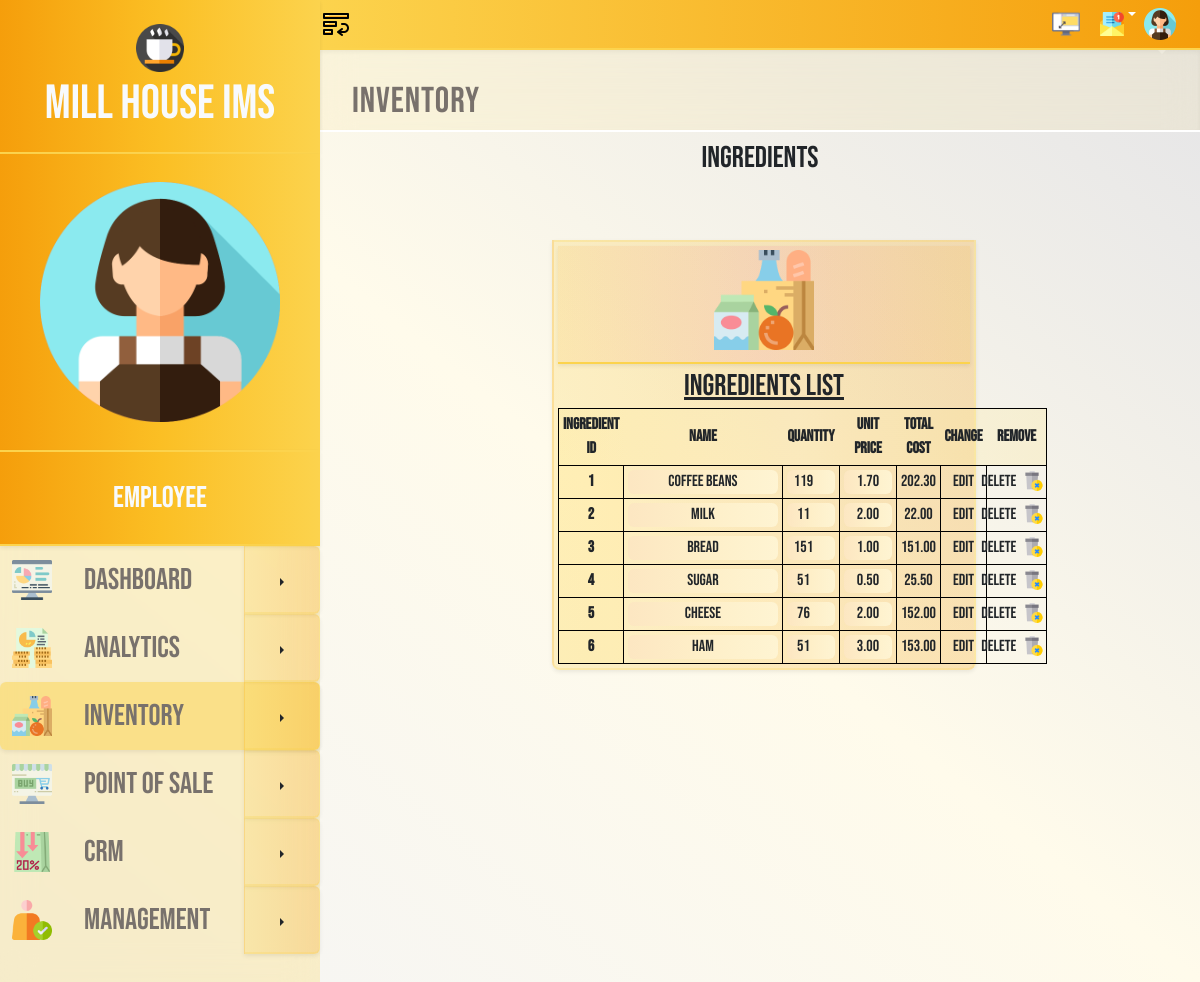
Page /inventory-ingredients.php (signed in) on the committed database.
### tables this page shows
CREATE TABLE `ingredient` (
  `ingredient_id` int(11) NOT NULL,
  `name` varchar(255) DEFAULT NULL,
  `quantity` int(11) DEFAULT NULL,
  `unit_price` decimal(10,2) NOT NULL,
  `total` decimal(10,2) DEFAULT NULL
);

### functions/inventory/ingredients_table.php (the view, shortened to what this page needs)
<?php
include('functions/index/connection2data.php');
function getIngredients($connection) {
    $stmt = $connection->query("SELECT ingredient_id, name, quantity, unit_price, total FROM ingredient");
    return $stmt->fetchAll(PDO::FETCH_ASSOC);
}
$ingredients = getIngredients($connection);
?>
<!DOCTYPE html>
<html lang="en">
<body>
    <h2 class="text-3xl mb-3">Ingredients</h2><br><br>
    <div class="flex justify-center h-[500px]">
        <div class=" w-2/4 ">
             <div class="border-2   bg-gradient-to-r from-amber-300/25  to-amber-500/25  border-amber-300/25 shadow-sm ml-2 mb-8 p-1 rounded-b-lg">
        <li class=" text-white text-2xl p-1  text-center shadow-sm justify-center bg-gradient-to-r from-amber-500/10 via-pink-500/10 to-amber-500/10 border-b-2 border-amber-300 grid place-items-center" >
            <img class=" fill-current  h-[100px] w-[100px]  mb-2" focusable="false"  src="./UI/inventory.png">
          </li>
          <h3 class="underline text-3xl p-1">Ingredients List</h3>
    <table class="w-full">
        <thead>
            <tr class="bg-gradient-to-r from-amber-200/25 via-amber-100/25 to-amber-200/25 border border-black font-bold ">
                <th class="text-center p-1">Ingredient ID</th>
                <th class="text-center p-1">Name</th>
                <th class="text-center p-1">Quantity</th>
                <th class="text-center p-1">Unit Price</th>
                <th class="text-center p-1">Total Cost</th>
                <th class="text-center p-1">Change</th>
                <th class="text-center p-1">Remove</th>
            </tr>
        </thead>
        <tbody>
            <?php foreach ($ingredients as $ingredient): ?>
            <tr class="border border-black" id="row-<?= $ingredient['ingredient_id'] ?>">
                <form id="edit-form-<?= $ingredient['ingredient_id'] ?>" method="POST" action="./functions/inventory/update_ingredient.php">
                    <td class="text-center bg-amber-200/25 border border-black p-1 font-bold w-12"><?= htmlspecialchars($ingredient['ingredient_id']) ?></td>
                    <td class="text-center border border-black p-1 ">
                        <input class="w-[150px] text-center bg-gradient-to-r from-amber-500/25 via-amber-400/25 to-amber-300/25 border-none   rounded" type="text" name="name" value="<?= htmlspecialchars($ingredient['name']) ?>" readonly>
                    </td>
                    <td class="text-center border border-black p-1 ">
                        <input class="text-center w-12 bg-gradient-to-r from-amber-500/25 via-amber-400/25 to-amber-300/25 border-none   rounded" type="number" name="quantity" value="<?= htmlspecialchars($ingredient['quantity']) ?>" readonly>
                    </td>
                    <td class="text-center border border-black p-1 ">
                        <input class="text-center w-12 bg-gradient-to-r from-amber-500/25 via-amber-400/25 to-amber-300/25 border-none   rounded" type="text" name="unit_price" value="<?= htmlspecialchars($ingredient['unit_price']) ?>" readonly>
                    </td>
                    <td class="text-center border border-black p-1 "><?= htmlspecialchars($ingredient['total']) ?></td>
                    <td class="text-center border border-black p-1 ">
                        <div class="flex justify-center transition ease-in duration-200 transform hover:-translate-y-1 active:translate-y-0">
                        <input type="button" id="edit-button-<?= $ingredient['ingredient_id'] ?>" value="Edit" onclick="toggleEdit(<?= $ingredient['ingredient_id'] ?>)">
                        </div>
                    </td>
                </form>
                <td class="text-center border border-black p-1 ">
                    <form method="POST" action="./functions/inventory/delete_ingredient.php">
                         <div class="flex justify-center transition ease-in duration-200 transform hover:-translate-y-1 active:translate-y-0">
                        <input type="submit" name="delete" value="Delete" onclick="return confirm('Are you sure you want to delete this item?');">
                        <img class="h-5 w-5 mx-2 self-center mb-0.5"  src="./UI/delete.png">
                        </div>
                    </form>
                </td>
            </tr>
            <?php endforeach; ?>
        </tbody>
    </table>
</div>
</body>
</html>

### inventory-ingredients.php (shortened to what this page needs)
<?php
  $role = $_SESSION['IMS_user'];
 ?>
<!DOCTYPE html>
<html lang="en">
<head>
<link href="./CSS/dashboard.css" rel="stylesheet"  />
  <script src="https://cdn.tailwindcss.com"></script>
  <link rel="stylesheet" href="https://cdnjs.cloudflare.com/ajax/libs/font-awesome/5.15.3/css/all.min.css">
  <link href="https://cdn.jsdelivr.net/npm/bootstrap@5.3.3/dist/css/bootstrap.min.css" rel="stylesheet">
</head>
<body>
  <div class="flex min-h-screen bg-gradient-to-tr from-zinc-100 via-amber-50 to-zinc-200">
  <nav id="Sidebarcontainer" class="w-80 flex-shrink-0">
    <div class="flex-auto bg-amber-300 bg-opacity-25 backdrop-filter backdrop-blur-lg h-full ">
      <div class="flex flex-col  ">
        <ul class="relative m-0 p-0 list-none h-full  ">
          <li class=" text-white text-2xl p-4  text-center shadow-sm justify-center bg-gradient-to-r from-amber-500 via-amber-400 to-amber-300 border-b-2 border-amber-300 grid place-items-center " >
            <img class=" fill-current  h-12 w-12  mb-2" focusable="false"  src="./UI/logo.png">
          <span class=" bg-gradient-to-t from-slate-50 to-slate-50 bg-clip-text text-transparent text-5xl" style="  font-family: 'Bebas Neue';">  Mill House IMS </span>
          </li>
          <li class="text-black p-4 w-full flex relative shadow-sm justify-start bg-gradient-to-r from-amber-500 via-amber-400 to-amber-300">
            <div class="grid place-content-center pr-4 my-1">
              <img src="./UI/barista.png" class="">
            </div>
          </li>
          <li class="p-4 w-full flex relative shadow-sm bg-gradient-to-r from-amber-500 via-amber-400 to-amber-300  border-amber-300 border-y-2 border-amber-300 ">
            <div class="flex-auto my-1 text-center">
              <span   class=" bg-gradient-to-t from-slate-50 to-slate-50 bg-clip-text text-transparent text-3xl" style="  font-family: 'Bebas Neue';"><?= $role['role'] ?></span>
            </div>
          </li>
          <div class="text-blue-400 flex relative  hover:bg-amber-300/50 cursor-pointer btn-group dropend"  >
            <div class=" mr-4 my-auto ml-3 " onclick="dashpage()">
                   <img class=" fill-current mr-4 h-10 w-10 flex justify-center items-center"  src="./UI/dashboard.png" >
            </div>
            <div class="flex-auto my-3  btn-secondary" onclick="dashpage()">
              <span class=" bg-stone-500 bg-clip-text text-transparent text-3xl"  style="  font-family: 'Bebas Neue';">Dashboard</span>
            </div>
            <button type="button" class="bg-gradient-to-r from-amber-300/25 to-amber-500/25 border-b-2 border-amber-300/25 shadow-sm  btn  dropdown-toggle dropdown-toggle-split" data-bs-toggle="dropdown" aria-expanded="false">
          </div>
          <div class="text-blue-400 flex relative  hover:bg-amber-300/50 cursor-pointer btn-group dropend">
            <div class=" mr-4 my-auto ml-3" onclick="analyticspage()">
              <img class=" fill-current mr-4 h-10 w-10 flex justify-center items-center" focusable="false"  src="./UI/analytics.png">
            </div>
            <div class="flex-auto  my-3 btn-secondary" onclick="analyticspage()">
              <span   class=" bg-stone-500 bg-clip-text text-transparent text-3xl pr-[13px]" style="  font-family: 'Bebas Neue';">Analytics</span>
            </div>
            <button type="button" class="bg-gradient-to-r from-amber-300/25 to-amber-500/25 border-b-2 border-amber-300/25 shadow-sm  btn  dropdown-toggle dropdown-toggle-split" data-bs-toggle="dropdown" aria-expanded="false">
          </div>
          <div class="text-blue-400 flex relative bg-amber-300/50  hover:bg-amber-300/50 cursor-pointer btn-group dropend shadow-sm" >
            <div class=" mr-4 my-auto ml-3" onclick="inventorypage()">
              <img class=" fill-current mr-4 h-10 w-10 flex justify-center items-center" focusable="false" src="./UI/inventory.png">
            </div>
            <div class="flex-auto  my-3 btn-secondary selected" onclick="inventorypage()">
              <span   class=" bg-stone-500 bg-clip-text text-transparent text-3xl pr-[10px] " style="  font-family: 'Bebas Neue';">Inventory</span>
            </div>
             <button type="button" class="bg-gradient-to-r from-amber-300/25 to-amber-500/25 border-b-2 border-amber-300/25 shadow-sm  btn  dropdown-toggle dropdown-toggle-split" data-bs-toggle="dropdown" aria-expanded="false">
          </div>
          <div class=" flex relative  hover:bg-amber-300/50   cursor-pointer btn-group dropend" >
            <div class=" mr-4 my-auto ml-3" onclick="POSpage()">
              <img class=" fill-current mr-4 h-10 w-10 flex justify-center items-center" focusable="false" src="./UI/POS.png">
            </div>
            <div class="flex-auto  my-3 btn-secondary " onclick="POSpage()">
              <span  id="shrinktxt" class=" bg-stone-500 bg-clip-text text-transparent text-3xl " style="  font-family: 'Bebas Neue';">Point Of Sale</span>
            </div>
            <button id="POSBO" type="button" class="w-11 bg-gradient-to-r from-amber-300/25 to-amber-500/25 border-b-2 border-amber-300/25 shadow-sm  btn  dropdown-toggle dropdown-toggle-split" data-bs-toggle="dropdown" aria-expanded="false">
          </div>
          <div class="text-blue-400 flex relative  hover:bg-amber-300/50  cursor-pointer btn-group dropend">
            <div class=" mr-4 my-auto ml-3" onclick="CRMpage()">
              <img class=" fill-current mr-4 h-10 w-10 flex justify-center items-center" focusable="false"  src="./UI/CRM.png">
            </div>
            <div class="flex-auto  my-3 btn-secondary " onclick="CRMpage()">
              <span   class=" bg-stone-500 bg-clip-text text-transparent text-3xl pr-[69px]" style="  font-family: 'Bebas Neue';">CRM</span>
            </div>
            <button type="button" class="bg-gradient-to-r from-amber-300/25 to-amber-500/25 border-b-2 border-amber-300/25 shadow-sm  btn  dropdown-toggle dropdown-toggle-split" data-bs-toggle="dropdown" aria-expanded="false">
          </div>
          <div class="text-blue-400 flex relative  hover:bg-amber-300/50 cursor-pointer btn-group dropend">
            <div class=" mr-4 my-auto ml-3" onclick="managementpage()">
              <img class=" fill-current mr-4 h-10 w-10 flex justify-center items-center" focusable="false"  src="./UI/security.png">
            </div>
            <div class="flex-auto  my-3 btn-secondary" onclick="managementpage()">
              <span id="shrinktxt2"  class=" bg-stone-500 bg-clip-text text-transparent text-3xl" style="  font-family: 'Bebas Neue';">Management</span>
            </div>
            <button type="button" id="ManBo" class="w-[41px] bg-gradient-to-r from-amber-300/25 to-amber-500/25 border-b-2 border-amber-300/25 shadow-sm  btn  dropdown-toggle dropdown-toggle-split" data-bs-toggle="dropdown" aria-expanded="false">
          </div>
        </ul>
      </div>
    </div>
  </nav>
  <div class="flex flex-col w-full">
    <header class="text-white bg-gradient-to-r from-amber-300 to-amber-500 border-b-2 border-amber-300 bg-opacity-25  left-auto top-0 right-0">
      <div class="h-12 px-6 flex relative items-center justify-end">
        <button id="fsButton" class="flex  text-white hover:text-gray-200 focus:outline-none pr-3">
<img class="h-7 w-7"  src="./UI/fullscreen.png">
        </button>
        <button id="SidebarBO" class="flex 0 text-white hover:text-gray-200 focus:outline-none absolute  left-0">
<img class="h-8 w-8"  src="./UI/menu.png">
        </button>
        <button class="flex mx-2 btn-secondary dropdown-toggle" type="button" data-bs-toggle="dropdown" aria-expanded="false">
<img class="h-6 w-6"  src="./UI/notification.png">
        </button>
        <button class=" h-8 w-8  btn-secondary dropdown-toggle" type="button" data-bs-toggle="dropdown" aria-expanded="false">
          <img class="h-full w-full object-cover" src="./UI/barista.png" alt="ProfileLogout">
        </button>
      </div>
    </header>
    <div class="text-black  p-1
               shadow-inner border-b-2 border-white bg-amber-300 bg-opacity-10 backdrop-filter backdrop-blur-lg flex flex-shrink-0 flex-col">
      <div class="flex items-start p-4 h-12" >
        <span class="text-2xl tracking-wide flex items-start p-1 h-12 self-start bg-stone-500 bg-clip-text bg-clip-text text-transparent text-4xl" style="  font-family: 'Bebas Neue';
        ">Inventory</span>
      </div>
  </div>
  <div id="content_container" class="h-[850px] w-full  overflow-x-hidden  text-center p-2" style="  font-family: 'Bebas Neue'; overflow-x: auto; ">
<?php include('functions/inventory/ingredients_table.php'); ?>
  </div>
</div>
</body>
</html>

### CSS/Dashboard.css (style rules this page uses)
.selected { animation: Jumpselect 0.6s linear infinite; }
#Sidebarcontainer { position: relative; z-index: 1000; }

### rows in the picture
ingredient: ingredient_id "1", name "Coffee Beans", quantity "119", unit_price "1.70", total "202.30"
ingredient: ingredient_id "2", name "Milk", quantity "11", unit_price "2.00", total "22.00"
ingredient: ingredient_id "3", name "Bread", quantity "151", unit_price "1.00", total "151.00"
ingredient: ingredient_id "4", name "Sugar", quantity "51", unit_price "0.50", total "25.50"
ingredient: ingredient_id "5", name "Cheese", quantity "76", unit_price "2.00", total "152.00"
ingredient: ingredient_id "6", name "Ham", quantity "51", unit_price "3.00", total "153.00"
